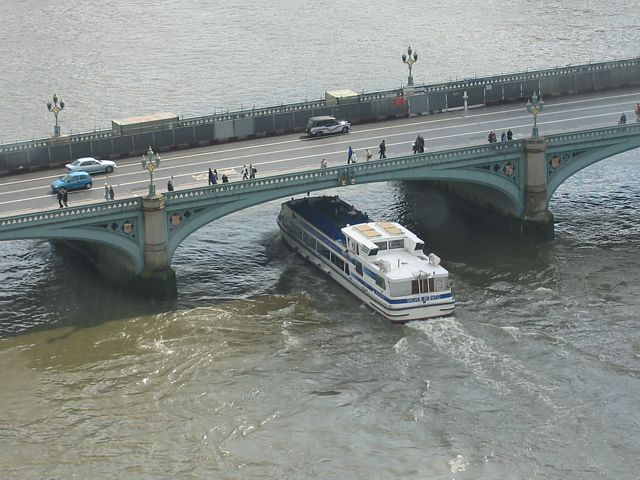
%> input picture assets/boat.png, 640 x 480 px
$ octave KMeansClustering.m   (GNU Octave 9; MATLAB toolbox functions it lacks are replaced by stand-ins)
%> lines starting %> are read from the running program, lines starting %| are printed output that depends on the picture
clear;           % Clears all variables from the workspace
clc;             % Clears the command window
close all;       % Closes all open figure windows

% Load the boat image
I = imread('/MATLAB Drive/assets/boat.png');
%> I is the input picture: size 480x640x3 uint8; mean R, G, B 132.7, 138.7, 135.3

% Convert image to single precision
I_single = im2single(I);

% Create meshgrid for x and y coordinates
[X, Y] = meshgrid(1:size(I,2), 1:size(I,1));

% Normalize X and Y to be in the same range as RGB values (0 to 1)
X_norm = (X - min(X(:))) / (max(X(:)) - min(X(:)));
Y_norm = (Y - min(Y(:))) / (max(Y(:)) - min(Y(:)));

% Concatenate RGB values with normalized X and Y coordinates
I_with_xy = cat(3, I_single, X_norm, Y_norm);

% Perform k-means clustering
k = 5;
Iseg = imsegkmeans(I_with_xy, k);
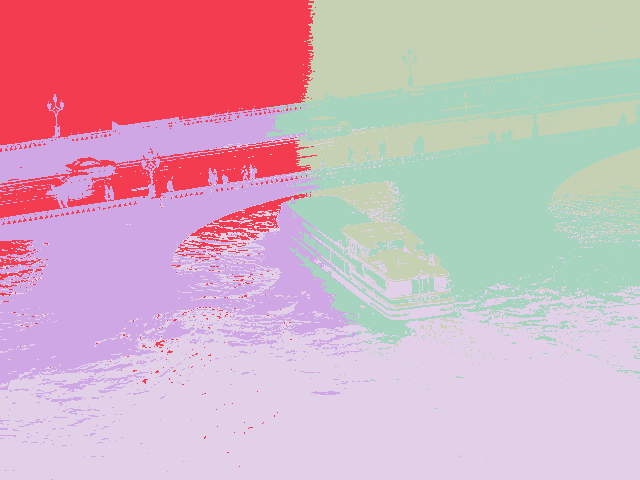
%> Iseg: size 480x640 uint8; 5 distinct labels, from 1 to 5; one colour per label, 0 black

% Display the result
figure;
imagesc(Iseg);
colormap('default');
colorbar;
title('k-means Clustering on RGB with XY coordinates');
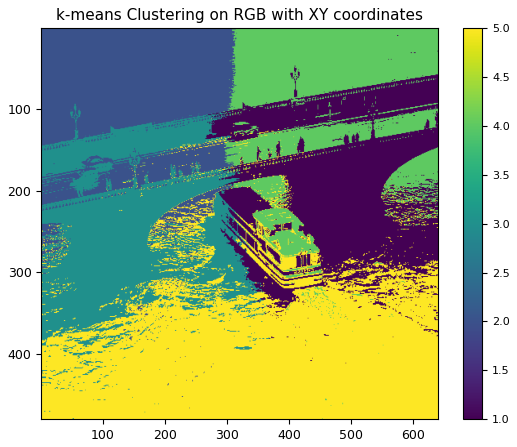
%> figure redrawn from the program's plot data

% Extract and display the requested values
locations = [58, 612; 145, 174; 168, 539; 349, 549; 374, 229];

for i = 1:size(locations, 1)
    row = locations(i, 1);
    col = locations(i, 2);
    value = Iseg(row, col);
    fprintf('Value at row=%d, column=%d: %d\n', row, col, value);
end
%> this loop made 5 passes
%> value on passes 1 to 5: 4, 3, 1, 5, 5
%| Value at row=58, column=612: 4
%| Value at row=145, column=174: 3
%| Value at row=168, column=539: 1
%| Value at row=349, column=549: 5
%| Value at row=374, column=229: 5
